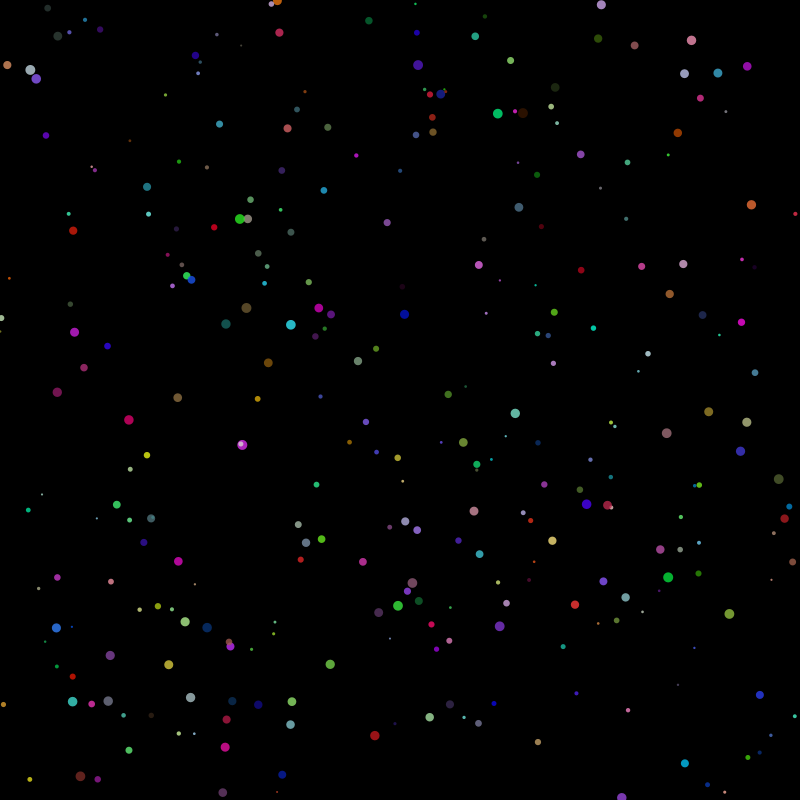
Frame 1 (no input)
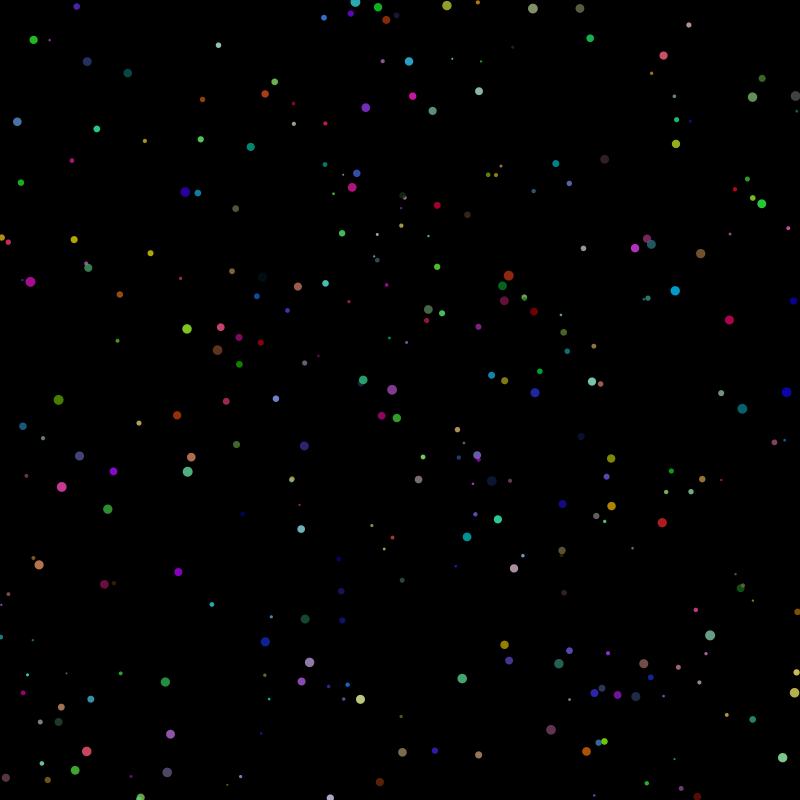
Frame 60 (the mouse pressed at the canvas centre just before this capture)
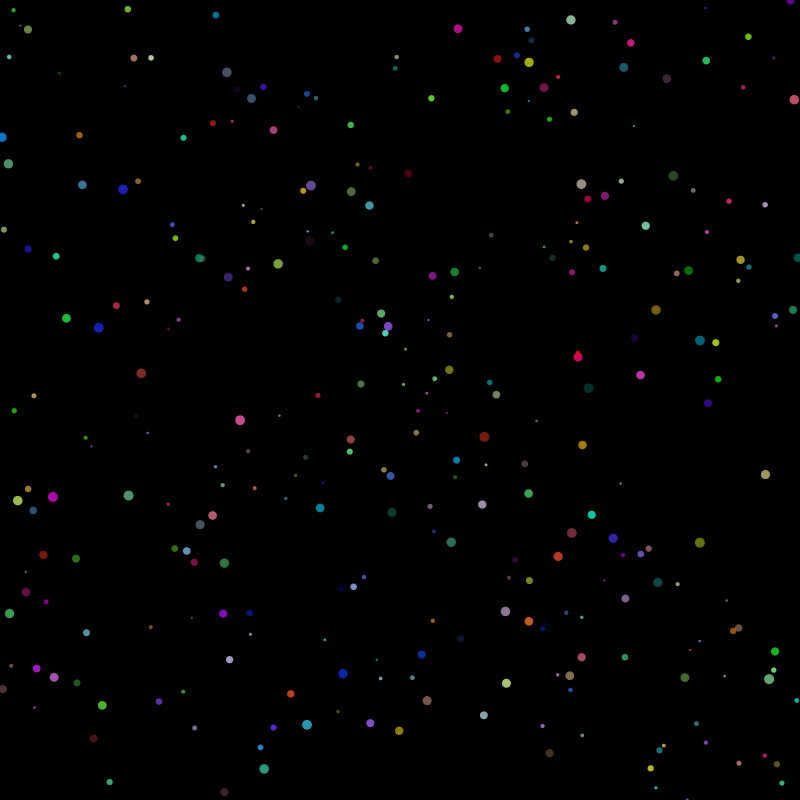
Frame 120 (the mouse held since frame 60 and released just before this capture)

The Processing sketch that drew these frames (run headless with seeded random() and noise(); from frame 60 on, the mouse is pressed at the canvas centre):

// Processing sketch: streamersRefresh_pde
// ── streamersRefresh_pde.pde
int numBalls = 300;
int backDraw = 0;
Ball[] balls = new Ball[numBalls];

void setup() {
  size(800, 800);
  for (int i = 0; i < numBalls; i++) {
    balls[i] = new Ball();
  }
}

void draw() {
  if(backDraw % 2 == 0) background(0);
  for (int i = 0; i < numBalls; i++) {
    balls[i].update();
    balls[i].display();
  }
}

class Ball {
  float x, y, angle;
  float speed;
  float size;
  color c;
  boolean isChanging;
  float r,g,b;
  
  Ball() {
    x = random(width);
    y = random(height);
    angle = random(TWO_PI);
    speed = random(1, 4);
    size = random(2,10);
    c = color(random(255),random(255),random(255));
    isChanging = false;
    r = random(255);
    g = random(255);
    b = random(255);
  }

  void update() {
    x += cos(angle) * speed;
    y += sin(angle) * speed;
    angle += random(-0.1, 0.1);
    if (x < 0 || x > width) {
      x = (x + width) % width;
    }
    if (y < 0 || y > height) {
      y = (y + height) % height;
    }
    if (frameCount % 30 == 0) {
      isChanging = true;
    }
    if (isChanging) {
      c = color(r + random(-25, 25), g + random(-25, 25), b + random(-25, 25));
    }
    if (frameCount % 60 == 0) {
      isChanging = false;
    }
  }

  void display() {
    noStroke();
    fill(c, 200);
    ellipse(x, y, size, size);
  }
}

void keyPressed(){
  backDraw++;
}
